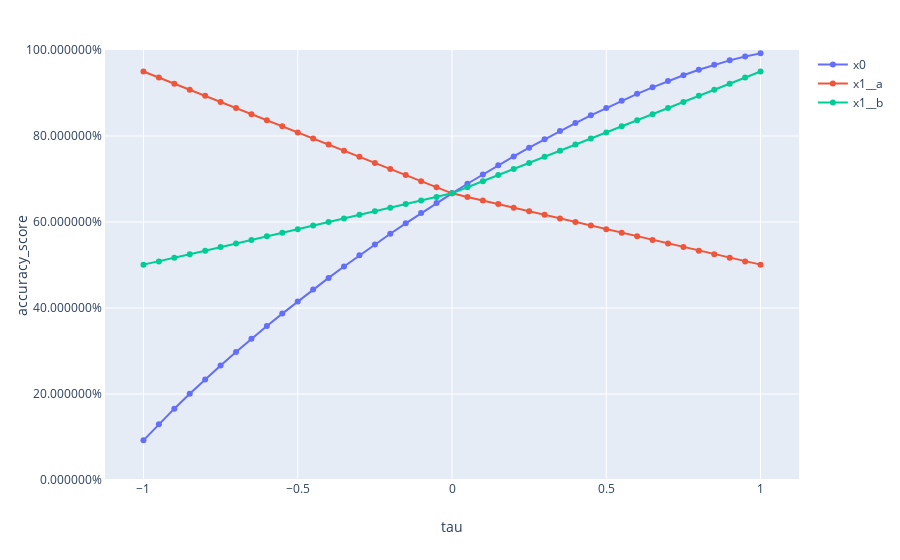

Here is the notebook cell this chart was saved with:
### Code cell
explainer.plot_performance(X_cat, y_test, y_pred, metrics.accuracy_score, inline=True)
